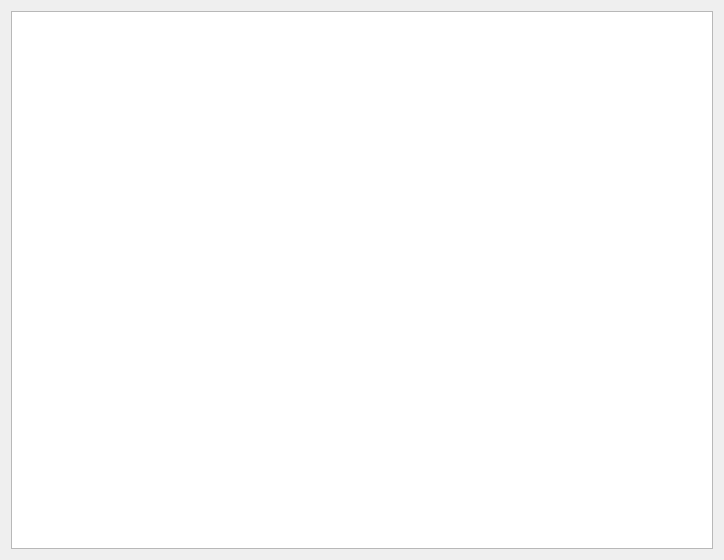
<?xml version="1.0" encoding="UTF-8"?>
<ui version="4.0">
 <class>Widget</class>
 <widget class="QWidget" name="Widget">
  <property name="geometry">
   <rect>
    <x>0</x>
    <y>0</y>
    <width>724</width>
    <height>560</height>
   </rect>
  </property>
  <property name="windowTitle">
   <string>Widget</string>
  </property>
  <layout class="QGridLayout" name="gridLayout">
   <item row="0" column="0">
    <widget class="QChartView" name="chartView"/>
   </item>
  </layout>
 </widget>
 <customwidgets>
  <customwidget>
   <class>QChartView</class>
   <extends>QGraphicsView</extends>
   <header>qchartview.h</header>
  </customwidget>
 </customwidgets>
 <resources/>
 <connections/>
</ui>
